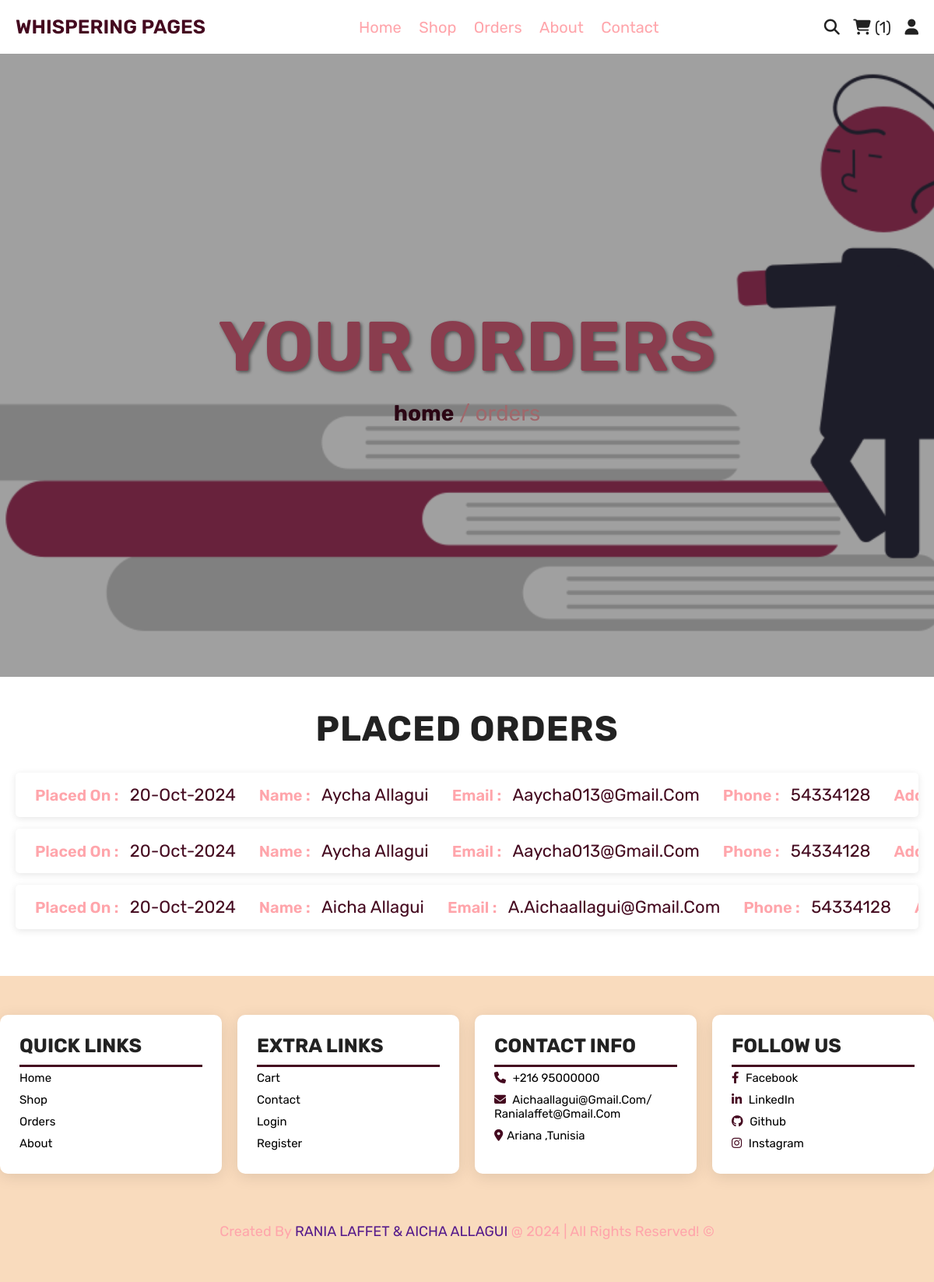
Page /orders.php (signed in) on the committed database.
### tables this page shows
CREATE TABLE `orders` (
  `id` int(11) NOT NULL,
  `user_id` int(11) NOT NULL,
  `name` varchar(100) NOT NULL,
  `number` varchar(12) NOT NULL,
  `email` varchar(100) NOT NULL,
  `method` varchar(50) NOT NULL,
  `address` varchar(500) NOT NULL,
  `total_products` varchar(1000) NOT NULL,
  `total_price` int(11) NOT NULL,
  `placed_on` varchar(50) NOT NULL,
  `payment_status` varchar(20) NOT NULL DEFAULT 'pending'
);

### orders.php (the view, shortened to what this page needs)
<!DOCTYPE html>
<html lang="en">
<head>
    <link rel="stylesheet" href="https://cdnjs.cloudflare.com/ajax/libs/font-awesome/6.1.1/css/all.min.css"
 />
    <link rel="stylesheet" href="css/styles.css">
</head>
<body>
    <?php include 'header.php'; ?>
    <div class="heading">
        <h3>your orders</h3>
        <p><a href="home.php">home</a> / orders</p>
    </div>
    <section class="placed-orders">
        <h1 class="title">placed orders</h1>
        <div class="box-container">
            <?php
            $select_orders = mysqli_query($conn, "SELECT * FROM `orders` WHERE user_id = '$user_id'") or die("Query failed: " . mysqli_connect_error());
            if (mysqli_num_rows($select_orders) > 0) {
                while ($row = mysqli_fetch_assoc($select_orders)) {
            ?>
            <div class="box">
                <p>placed on : <span><?php echo $row['placed_on']; ?></span></p>
                <p>name : <span><?php echo $row['name']; ?></span></p>
                <p>email : <span><?php echo $row['email']; ?></span></p>
                <p>phone : <span><?php echo $row['number']; ?></span></p>
                <p>address : <span><?php echo $row['address']; ?></span></p>
            </div>
            <?php
                }
            } else {
                echo "<p class='empty'>No orders yet!</p>";
            }
            ?>
        </div>
    </section>
    <?php include 'footer.php'; ?>
</body>
</html>

### css/styles.css (style rules this page uses)
:root { --dark-red: hsl(337, 77%, 15%); --dark-pink: #A63760; --black: #222; --red: #DB617D; --white: #ffffff; --light-color: #FFA5AB; --light-white: #f0f0f0; --light-background: #F9DBBD; --border-custom: 0.1rem solid var(--black); --box-shadow-custom: 0 0.5rem 1rem rgba(0, 0, 0, 0.2); }
* { margin: 0; padding: 0; box-sizing: border-box; font-family: "Rubik", sans-serif; border: none; outline: none; text-decoration: none; transition: all 0.3s ease; }
html { font-size: 62.5%; overflow-x: hidden; }
section { padding: 4rem 2rem; }
.title { text-align: center; margin-bottom: 3rem; color: var(--black); text-transform: uppercase; font-size: 4.5rem; letter-spacing: 0.1rem; }
.heading { min-height: 50vh; display: flex; justify-content: center; align-items: center; flex-direction: column; gap: 1.5rem; background: url("../img/11.png") no-repeat center center; background-size: cover; filter: brightness(0.7); position: relative; width: 100vw; height: 100vh; overflow: hidden; }
.heading::before { content: ''; position: absolute; top: 0; left: 0; right: 0; bottom: 0; background: rgba(0, 0, 0, 0.1); z-index: 1; }
.heading h3 { color: var(--red); font-size: 9rem; text-transform: uppercase; font-weight: 700; text-shadow: 2px 2px 4px rgba(0, 0, 0, 0.5); transition: transform 0.3s ease; }
.heading p { color: var(--light-color); font-size: 2.8rem; text-align: center; }
.heading p a { color: var(--dark-red); font-weight: bold; transition: color 0.3s ease; }
.placed-orders .box-container { display: flex; flex-direction: column; max-width: 1200px; margin: 2rem auto; gap: 1.5rem; }
.placed-orders .box-container .box { display: flex; justify-content: flex-start; align-items: center; padding: 1rem; background-color: var(--light-bg); box-shadow: 0 2px 10px rgba(0, 0, 0, 0.1); border-radius: 0.5rem; transition: transform 0.3s, box-shadow 0.3s; overflow-x: auto; white-space: nowrap; scrollbar-width: thin; }
.placed-orders .box-container .box p { font-size: 2rem; color: var(--light-color); margin: 0 1rem; text-transform: capitalize; font-weight: 600; display: inline-block; padding: 0.5rem; }
.placed-orders .box-container .box p span { font-size: 2.2rem; color: var(--dark-red); font-weight: 400; margin-left: 1rem; }

### rows in the picture
orders: placed_on "20-Oct-2024", name "Aycha Allagui", email "Aaycha013@gmail.com", number "54334128"
orders: placed_on "20-Oct-2024", name "Aycha Allagui", email "Aaycha013@gmail.com", number "54334128"
orders: placed_on "20-Oct-2024", name "Aicha Allagui", email "A.aichaallagui@gmail.com", number "54334128"

### other values in the picture
$cart_rows_number "1"
